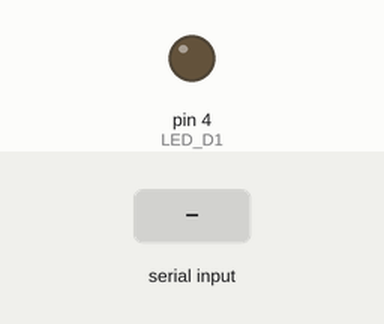
The sketch below on a simulated Arduino Uno, built with avr-gcc and run on an emulated ATmega328P. On the bench: output pins drawn as LEDs (lit = HIGH). Inputs (shaded band) come from the test bench.

Above: at 1.2 s.
1.3 s: "1" received over Serial
At 1.6 s:
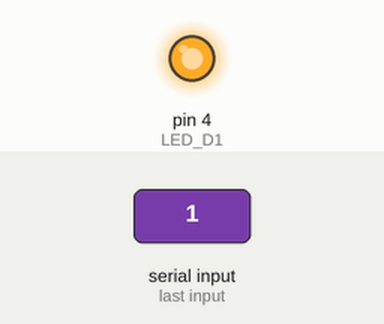
Timing chart, 0 to 4.3 s (numbered marks = the images above; inputs shaded):
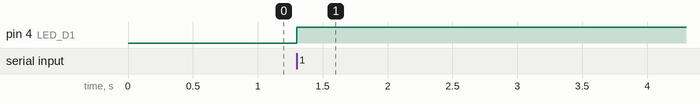

Measured:
- after the input at 1.3 s, pin 4 (LED_D1): LOW → HIGH at once

The sketch:

GroundStation_LED_ON_IF_SERIAL_AVAILABLE.ino
```cpp
//TURN ON ONE LED IF SERIAL IS AVAILABLE - TEST WITH WHATEVER LETTER
#define LED_D1        4

void setup() {
  Serial.begin(9600);
  pinMode(LED_D1, OUTPUT);
}

void loop(){
if (Serial.available()) {
      // Turn on the LED
      digitalWrite(LED_D1, HIGH);
    } else{
      digitalWrite(LED_D1, LOW);
    }

}
```
